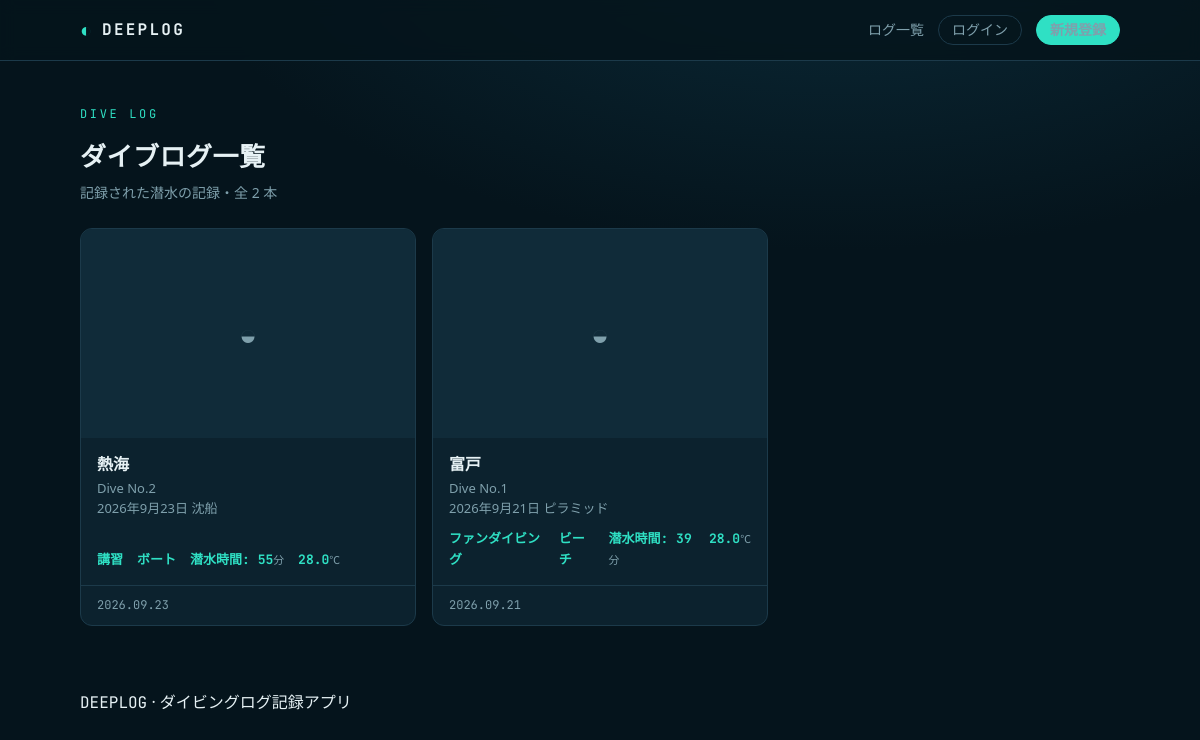
/logs/, run on the app's committed database.
### divelogs/models.py (models this page shows, shortened)
class DiveLog(models.Model):
    class EntryWay(models.TextChoices):
        BEACH = 'beach', _('ビーチ')  #変数名 = DBに保存される値, 画面に表示される値
        BOAT = 'boat', _('ボート')
    class DivePurpose(models.TextChoices):
        FUN = 'fun', _('ファンダイビング')
        PHOTO = 'photo', _('撮影')
        TRAINING = 'training', _('講習')
    class CurrentStrength(models.TextChoices):
        NONE = 'none', _('なし')
        WEAK = 'weak', _('弱い')
        STRONG = 'strong', _('強い')
    class Weather(models.TextChoices):
        SUNNY = 'sunny', _('晴れ')
        CLOUDY = 'cloudy', _('曇り')
        RAINY = 'rainy', _('雨')
    class WaveHeight(models.TextChoices):
        NONE = 'none', _('無し')
        LOW = 'low', _('低')
        MIDDLE = 'middle', _('中')
        HIGH = 'high', _('高')
    class TankType(models.TextChoices):
        STEEL = 'steel',_('スチール')
        ALMI = 'almi',_('アルミニウム')
    class WindStrength(models.TextChoices):
        NONE = 'none', _('無し')
        LOW = 'low', _('弱')
        MIDDLE = 'middle', _('中')
        HIGH = 'high', _('強')
    class SuitType(models.TextChoices):
        WET5mmU = 'wet5mmUnder', _('ウェットスーツ: 5mm以下')
        WET5mm = 'wet5mm', _('ウェットスーツ: 5mm')
        WET65mm = 'wet65mm', _('ウェットスーツ: 6.5mm')
        DRY = 'dry', _('ドライスーツ')
    user = models.ForeignKey( #「1人のUserが、複数のArticleを投稿できる」という関係の定義
        User, #ForeignKeyの第一引数 で、「どのモデルを参照するか」
        on_delete=models.CASCADE, #参照先( User )のレコードが削除されたときの挙動を指定(親が消えたら子も連動して削除する)
        related_name='dive_logs', #逆参照名（user.dive_logでユーザのダイブログを参照できるようになる設定）
        verbose_name=_("ダイバー") #管理画面やフォームで表示される ラベル文字列 を指定
    )
    @property
    @admin.display(description=_("通算本数"))
    def calculated_dive_number(self):
        if not self.user or not self.entry_date:
            return None
        count = DiveLog.objects.filter(
            user=self.user,
            entry_date__lte=self.entry_date
        ).count()
        return count
    dive_date = models.DateField(
        verbose_name=_("潜水日付")
    )
    location = models.CharField(
        max_length=100,
        blank=True,
        verbose_name=_("場所")
    )
    dive_point_name = models.CharField(
        max_length=100,
        blank=True,
        verbose_name=_("ポイント名")
    )
    entry_way = models.CharField(
        max_length=20,
        choices=EntryWay.choices,
        verbose_name=_("エントリー方法")
    )
    dive_purpose = models.CharField(
        max_length=20,
        choices=DivePurpose.choices,
        verbose_name=_("ダイブ目的")
    )
    entry_date = models.DateTimeField(
        verbose_name=_("エントリー日時")
    )
    exit_date = models.DateTimeField(
        verbose_name=_("エキジット日時")
    )
    @property
    @admin.display(description=_("潜水時間（分）"))
    def duration_minutes(self):
        if self.entry_date and self.exit_date:
            delta = self.exit_date - self.entry_date
            return int(delta.total_seconds() // 60)
        return None
    start_press = models.IntegerField(
        verbose_name=_("潜水開始時タンク圧力")
    )
    end_press = models.IntegerField(
        verbose_name=_("潜水終了時タンク圧力")
    )
    tank_type = models.CharField(
        max_length=20,
        choices=TankType.choices,
        verbose_name=_("タンク種別")
    )
    weight = models.IntegerField(
        verbose_name=_("ウェイト重量")
    )
    current_str = models.CharField(
        max_length=20,
        choices=CurrentStrength.choices,
        verbose_name=_("流れの強さ")
    )
    weather = models.CharField(
        max_length=20,
        choices=Weather.choices,
        verbose_name=_("天気")
    )
    wave_height = models.CharField(
        max_length=20,
        choices=WaveHeight.choices,
        verbose_name=_("波の高さ")
    )
    wind_speed = models.CharField(
        max_length=20,
        choices=WindStrength.choices,
        verbose_name=_("風の強さ")
    )
    temperature = models.FloatField(
        verbose_name=_("気温")
    )
    surf_temp = models.FloatField(
        verbose_name=_("水面温度")
    )
    w_bottom_temp = models.FloatField(
        verbose_name=_("水底温度")
    )
    ave_depth = models.FloatField(
        default=0.0,
        verbose_name=_("平均水深(m)")
    )
    max_depth = models.FloatField(
        default=0.0,
        verbose_name=_("最大深度(m)")
    )
    transparency = models.IntegerField(
        verbose_name=_("透明度")
    )
    suit_type = models.CharField(
        max_length=20,
        choices=SuitType.choices,
        blank=True,
        default='',
        verbose_name=_("スーツ種別")
    )
    buddy_name = models.CharField(
        max_length=100,
        blank=True,
        verbose_name=_("バディ名")
    )
    inst_name = models.CharField(
        max_length=100,
        blank=True, #フォーム入力時に空欄を許可する
        verbose_name=_("インストラクター名")
    )
    fish = models.CharField(
        max_length=255,
        blank=True,
        verbose_name=_("発見できた魚")
    )
    free_text_field = models.TextField(
        blank=True,
        verbose_name=_("自由記述欄")
    )
    class Meta:
        verbose_name = _("ダイブログ")#管理画面などで表示される、このモデルの「単数形」の名前
        verbose_name_plural = _("ダイブログ")#管理画面などで表示される、このモデルの「複数形」の名前
        ordering = ['-dive_date'] # このモデルのデータを取得したときの デフォルトの並び順

### accounts/models.py (models this page shows, shortened)
class User(AbstractUser):
    USERNAME_FIELD = 'email'
    REQUIRED_FIELDS = ['username']
    class DiverRank(models.TextChoices):
        NoRank = 'no_rank', _('ランクなし')
        OpenWater = 'OW', _('オープンウォータ―')
        AdvancedOW = 'AOW', _('アドバンスドオープンウォータ―')
        Rescue = 'RED', _('レスキュー')
        DiveMaster = 'DM', _('ダイブマスター')
    email = models.EmailField(
        unique=True,
        verbose_name=_("メールアドレス")
    )
    nickname = models.CharField(
        max_length=30,
        blank=True,
        verbose_name=_("ニックネーム")
    )
    diver_rank = models.CharField(
        max_length=20,
        choices=DiverRank.choices,
        default=DiverRank.NoRank,
        verbose_name=_("ダイバーランク")
    )
    created_at = models.DateTimeField(
        auto_now_add=True,
        verbose_name=_("作成日時")
    )
    updated_at = models.DateTimeField(
        auto_now=True,
        verbose_name=_("更新日時")
    )
    image = models.ImageField(
        upload_to='profile/images/',
        blank=True,
        null=True,
        verbose_name=_("プロフィール画像")
    )
    class Meta:
        verbose_name = _("ユーザー")
        verbose_name_plural = _("ユーザー")

### divelogs/views.py (the view, shortened to what this page needs)
# urls.py: path("logs/", views.LogListView.as_view(), name="log_list"),
class LogListView(ListView):
    model = DiveLog
    template_name = "logs/log_list.html"
    context_object_name = "logs"
    paginate_by = 9
    def get_queryset(self):
        qs = DiveLog.objects.select_related("user")
        query = self.request.GET.get("q", "").strip()
        if self.request.GET.get("mine") == "1" and self.request.user.is_authenticated:
            qs = qs.filter(user=self.request.user)
        sort = self.request.GET.get("sort", "new")
        order = SORT_OPTIONS.get(sort, SORT_OPTIONS["new"])[1]
        return qs.order_by(*order)
    def get_context_data(self, **kwargs):
        ctx = super().get_context_data(**kwargs)
        ctx["query"] = self.request.GET.get("q", "")
        ctx["mine_only"] = self.request.GET.get("mine") == "1"
        return ctx

### templates/logs/log_list.html (shortened to what this page needs)
{% extends "base.html" %}
{% block content %}
<div class="page-head">
  <div>
    <p class="eyebrow">Dive Log</p>
    <h1 class="page-title">
      {% if mine_only %}マイログ{% elif fav_only %}お気に入り{% else %}ダイブログ一覧{% endif %}
    </h1>
    <p class="page-sub">記録された潜水の記録{% if page_obj %}・全 {{ page_obj.paginator.count }} 本{% endif %}</p>
  </div>
</div>
{% if logs %}
  <div class="grid">
    {% for log in logs %}
      <article class="card">
        <a href="{% url 'divelogs:log_detail' log.pk %}" class="card-media {% if not log.photo %}placeholder{% endif %}">
          {% if log.photo %}
            <img src="{{ log.photo.url }}" alt="{{ log.title }}">
          {% else %}
            <span>◒</span>
          {% endif %}
        </a>
        <div class="card-body">
          <div>
            <h2 class="card-title"><a href="{% url 'divelogs:log_detail' log.pk %}">{{ log.location }}</a></h2>
            <div class="card-site">
              <span>Dive No.{{ log.calculated_dive_number }}</span><br>
              <span>{{ log.dive_date }}</span>
              <span>{{ log.dive_point_name }}</span>
            </div>
          </div>
          <div class="card-metrics">
            {% if log.dive_purpose %}<span><b>{{ log.get_dive_purpose_display }}</b></span>{% endif %}
            {% if log.entry_way %}<span><b>{{ log.get_entry_way_display }}</b></span>{% endif %}
            {% if log.duration_minutes %}<span><b>潜水時間: {{ log.duration_minutes }}</b><small>分</small></span>{% endif %}
            {% if log.surf_temp %}<span><b>{{ log.surf_temp }}</b><small>℃</small></span>{% endif %}
          </div>
        </div>
        <div class="card-foot">
          <span class="mono">{{ log.dive_date|date:"Y.m.d" }}</span>
        </div>
      </article>
    {% endfor %}
  </div>
{% endif %}
{% endblock %}

### static/css/style.css (style rules this page uses)
:root { --bg: #05141c; --bg-grad: radial-gradient(1200px 600px at 70% -10%, #0b2b39 0%, #05141c 55%); --surface: #0c222e; --surface-2: #102b39; --border: #1c3a4a; --text: #e6f1f4; --muted: #7fa0ac; --accent: #2fe0c4; --accent-2: #34b3e8; --danger: #ff6b6b; --radius: 12px; --mono: "JetBrains Mono", ui-monospace, "Noto Sans JP", monospace; }
* { box-sizing: border-box; }
html { background: var(--bg); }
body { margin: 0; font-family: "Noto Sans JP", system-ui, sans-serif; color: var(--text); background: var(--bg-grad); background-attachment: fixed; line-height: 1.6; min-height: 100vh; }
a { color: inherit; text-decoration: none; }
.mono { font-family: var(--mono); }
.page-head { display: flex; align-items: flex-end; justify-content: space-between; gap: 16px; margin-bottom: 24px; flex-wrap: wrap; }
.page-title { font-size: 26px; margin: 0; letter-spacing: 0.02em; }
.page-sub { color: var(--muted); font-size: 14px; margin: 4px 0 0; }
.eyebrow { font-family: var(--mono); font-size: 12px; letter-spacing: 0.22em; color: var(--accent); text-transform: uppercase; }
.grid { display: grid; grid-template-columns: repeat(3, 1fr); gap: 16px; }
.card { background: var(--surface); border: 1px solid var(--border); border-radius: var(--radius); overflow: hidden; display: flex; flex-direction: column; transition: border-color .15s, transform .15s; }
.card-media { aspect-ratio: 16 / 10; background: var(--surface-2); position: relative; overflow: hidden; }
.card-media.placeholder { display: flex; align-items: center; justify-content: center; color: var(--muted); font-size: 30px; }
.card-body { padding: 14px 16px; display: flex; flex-direction: column; gap: 10px; flex: 1; }
.card-title { font-size: 16px; margin: 0; }
.card-site { color: var(--muted); font-size: 13px; }
.card-metrics { display: flex; gap: 14px; font-family: var(--mono); font-size: 13px; margin-top: auto; }
.card-metrics b { color: var(--accent); font-weight: 700; }
.card-metrics small { color: var(--muted); font-family: "Noto Sans JP"; }
.card-foot { display: flex; align-items: center; justify-content: space-between; border-top: 1px solid var(--border); padding: 10px 16px; font-size: 12px; color: var(--muted); }

### data on the page
DiveLog: location "熱海", calculated_dive_number "2", dive_date "2026年9月23日", dive_point_name "沈船", dive_purpose "講習", entry_way "ボート", duration_minutes "55", surf_temp "28.0", dive_date "2026.09.23"
DiveLog: location "富戸", calculated_dive_number "1", dive_date "2026年9月21日", dive_point_name "ピラミッド", dive_purpose "ファンダイビング", entry_way "ビーチ", duration_minutes "39", surf_temp "28.0", dive_date "2026.09.21"

### other printed values
{{ page_obj.paginator.count }} "2"
